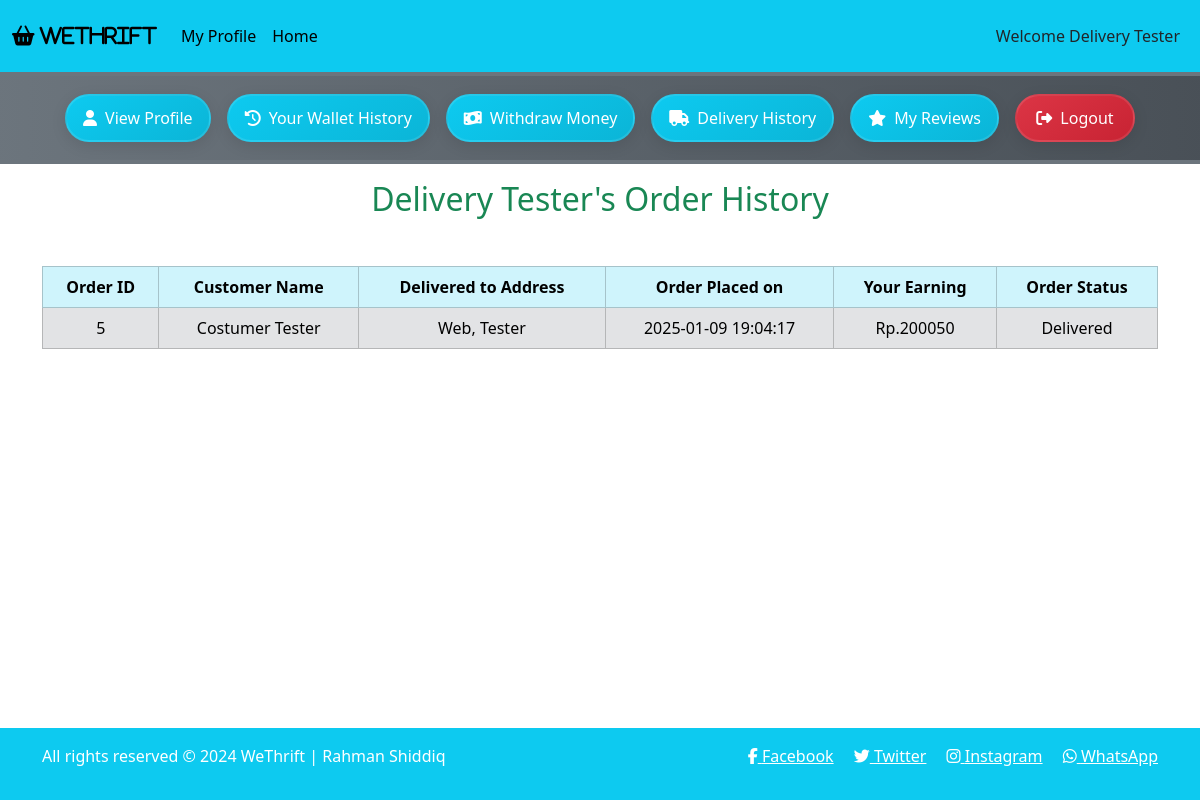
Page /agent_mode/profile_page.php?agent_id=14&history on the committed database.
### tables this page shows
CREATE TABLE `deliveryagent` (
  `agentID` int(11) NOT NULL,
  `first_name` varchar(50) NOT NULL,
  `last_name` varchar(50) DEFAULT NULL,
  `availabilityStatus` varchar(20) NOT NULL DEFAULT 'Offline',
  `phone_no` bigint(20) NOT NULL,
  `email` varchar(100) NOT NULL,
  `password` varchar(50) NOT NULL,
  `dob` date NOT NULL,
  `age` int(11) DEFAULT 0
);

CREATE TABLE `order` (
  `orderID` int(11) NOT NULL,
  `status` varchar(20) NOT NULL DEFAULT 'Confirmed',
  `total_price` decimal(10,2) NOT NULL,
  `time` timestamp NOT NULL DEFAULT current_timestamp(),
  `location` varchar(255) NOT NULL,
  `agentPayment` int(11) NOT NULL DEFAULT 50,
  `customerID` int(11) NOT NULL,
  `agentID` int(11) NOT NULL
);

CREATE TABLE `customer` (
  `customerID` int(11) NOT NULL,
  `first_name` varchar(50) NOT NULL,
  `last_name` varchar(50) DEFAULT NULL,
  `address_street` varchar(100) NOT NULL,
  `address_city` varchar(50) NOT NULL,
  `address_state` varchar(50) NOT NULL,
  `pincode` int(11) NOT NULL,
  `phone_no` bigint(20) NOT NULL,
  `email` varchar(100) NOT NULL,
  `password` varchar(50) NOT NULL,
  `dob` date NOT NULL,
  `age` int(11) DEFAULT 0,
  `gender` varchar(10) DEFAULT NULL
);

### agent_mode/profile_page.php (the view, shortened to what this page needs)
<?php
include('../includes/connect.php');
if(isset($_GET['agent_id'])) {
    $agent_id = $_GET['agent_id'];
    $get_data = "SELECT * FROM deliveryAgent WHERE agentID = $agent_id;";
    $result_get = mysqli_query($con, $get_data);
    $row_data = mysqli_fetch_assoc($result_get);
    $agent_id = $row_data["agentID"];
    $agent_fname = $row_data['first_name'];
    $agent_lname = $row_data['last_name'];
    $agent_status = $row_data['availabilityStatus'];
    if($agent_lname === null) {
        $agent_name = $agent_fname;
    } else {
        $agent_name = $agent_fname . ' ' . $agent_lname;
    }
    if($agent_status == "Offline") {
        $nextPage = "offlineHome";
    } else {
        $nextPage = "home";
    }
}
?>
<!DOCTYPE html>
<html lang="en">
<head>
    <link href="https://cdn.jsdelivr.net/npm/bootstrap@5.3.3/dist/css/bootstrap.min.css" rel="stylesheet">
    <link rel="stylesheet" href="https://cdnjs.cloudflare.com/ajax/libs/font-awesome/6.5.1/css/all.min.css">
    <link rel="stylesheet" href="../style.css">
</head>
<body>
    <div class="container-fluid p-0">
        <nav class="navbar navbar-expand-lg bg-info">
            <div class="container-fluid">
                <a class="navbar-brand" href="#">
                    <i class="fa fa-shopping-basket" aria-hidden="true"> WeThrift</i>
                </a>
                <div class="collapse navbar-collapse" id="navbarSupportedContent">
                    <ul class="navbar-nav me-auto mb-2 mb-lg-0">
                        <li class="nav-item">
                            <a class="nav-link active" aria-current="page"
                               href='profile_page.php?agent_id=<?php echo $agent_id; ?>'>My Profile</a>
                        </li>
                        <li class="nav-item">
                            <a class="nav-link active" aria-current="page"
                               href="index.php?agent_id=<?php echo $agent_id . '&' . $nextPage; ?>">Home</a>
                        </li>
                    </ul>
                </div>
                <nav class="navbar navbar-expand-lg">
                    <ul class="navbar-nav">
                        <li class="nav-item">
                            <a href="" class="nav-link text-dark">Welcome <?php echo $agent_name; ?></a>
                        </li>
                    </ul>
                </nav>
            </div>
        </nav>
        <div class="row">
            <div class="col-md-12 bg-secondary p-1">
                <div class="button text-center">
                    <button>
                        <a href="profile_page.php?agent_id=<?php echo $agent_id; ?>&view_profile"
                           class="nav-link text-dark">View Profile</a>
                    </button>
                    <button>
                        <a href="profile_page.php?agent_id=<?php echo $agent_id; ?>&wallet_history"
                           class="nav-link text-dark">Your Wallet History</a>
                    </button>
                    <button>
                        <a href="profile_page.php?agent_id=<?php echo $agent_id; ?>&top_up"
                           class="nav-link text-dark">Withdraw Money</a>
                    </button>
                    <button>
                        <a href="profile_page.php?agent_id=<?php echo $agent_id; ?>&history"
                           class="nav-link text-dark">Delivery History</a>
                    </button>
                    <button>
                        <a href="profile_page.php?agent_id=<?php echo $agent_id; ?>&view_reviews"
                           class="nav-link text-dark">My Reviews</a>
                    </button>
                    <button>
                        <a href="../start.php" class="nav-link text-dark">Logout</a>
                    </button>
                </div>
            </div>
        </div>
        <div class="container my-3">
            <?php
            if(isset($_GET['history'])) { include('agent_history.php'); }
            ?>
        </div>
        <?php include("../includes/footer.php"); ?>
    </div>
</body>
</html>

### agent_mode/agent_history.php (shortened to what this page needs)
<?php
$fetch_orders = "SELECT * FROM `order` WHERE agentID = $agent_id AND status = 'Delivered' ORDER BY orderID DESC;";
$result_fetch = mysqli_query($con, $fetch_orders);
$num_of_rows = mysqli_num_rows($result_fetch);
if ($num_of_rows == 0) {
    echo "<h2 class='text-center text-danger'> Deliver orders to view history! </h2>";
} else {
    ?>
    <h2 class="text-center text-success"><?php echo "$agent_name's Order History"; ?></h2>
    <table class="table table-bordered mt-5">
        <thead class="table-info text-center text-white">
            <tr>
                <th>Order ID</th>
                <th>Customer Name</th>
                <th>Delivered to Address</th>
                <th>Order Placed on</th>
                <th>Your Earning</th>
                <th>Order Status</th>
            </tr>
        </thead>
        <tbody class="table-secondary text-white">
            <?php
            while ($fetch_row = mysqli_fetch_assoc($result_fetch)) {
                $order_id = $fetch_row["orderID"];
                $order_location = $fetch_row["location"];
                $order_time = $fetch_row["time"];
                $order_custID = $fetch_row["customerID"];
                $order_agentPayment = $fetch_row["agentPayment"];
                $order_status = $fetch_row["status"];
                ?>
                <tr class='text-center align-middle'>
                    <td>
                        <?php echo $order_id; ?>
                    </td>
                    <td>
                        <?php
                        $get_cust = "SELECT * FROM customer WHERE customerID = $order_custID;";
                        $result_get = mysqli_query($con, $get_cust);
                        $row_cust = mysqli_fetch_assoc($result_get);
                        $cust_fname = $row_cust['first_name'];
                        $cust_lname = $row_cust['last_name'];
                        if ($cust_lname === null) {
                            $cust_name = $cust_fname;
                        } else {
                            $cust_name = $cust_fname . ' ' . $cust_lname;
                        }
                        echo $cust_name;
                        ?>
                    </td>
                    <td>
                        <?php echo $order_location; ?>
                    </td>
                    <td>
                        <?php echo $order_time; ?>
                    </td>
                    <td>
                        <?php echo "Rp.$order_agentPayment"; ?>
                    </td>
                    <td>
                        <?php echo $order_status; ?>
                    </td>
                </tr>
                <?php
            }
            ?>
        </tbody>
    </table>
    <?php
}
?>

### style.css (style rules this page uses)
* { margin: 0; padding: 0; box-sizing: border-box; }

### agent_mode/profile_page.php (style rules this page uses)
body { overflow-x: hidden; }
.button { display: flex; justify-content: center; flex-wrap: wrap; padding: 10px; background: linear-gradient(to right, #6c757d, #495057); border-radius: 8px; }
.button button { border: none; background: none; padding: 0; margin: 8px; transition: transform 0.3s ease; }
.button .nav-link { white-space: normal; min-width: 120px; min-height: 48px; text-align: center; display: flex; align-items: center; justify-content: center; padding: 8px 16px; margin: 0; background: linear-gradient(145deg, #0dcaf0, #0bb5d7); color: white !important; border-radius: 25px; box-shadow: 0 4px 15px rgba(0,0,0,0.1); border: 2px solid rgba(255,255,255,0.1); font-weight: 500; transition: all 0.3s ease; }
.button button:last-child .nav-link { background: linear-gradient(145deg, #dc3545, #c82333); }
.button .nav-link::before { font-family: "Font Awesome 5 Free"; font-weight: 900; margin-right: 8px; }
.button button:nth-child(1) .nav-link::before { content: "\f007"; }
.button button:nth-child(2) .nav-link::before { content: "\f1da"; }
.button button:nth-child(3) .nav-link::before { content: "\f53a"; }
.button button:nth-child(4) .nav-link::before { content: "\f0d1"; }
.button button:nth-child(5) .nav-link::before { content: "\f005"; }
.button button:last-child .nav-link::before { content: "\f2f5"; }

### includes/footer.php (style rules this page uses)
body { margin: 0; padding: 0; min-height: 100vh; position: relative; }

### rows in the picture
deliveryagent: agent_name "Delivery Tester"
order: orderID "5", customerID.last_name "Costumer Tester", location "Web, Tester", time "2025-01-09 19:04:17", agentPayment "200050", status "Delivered"
